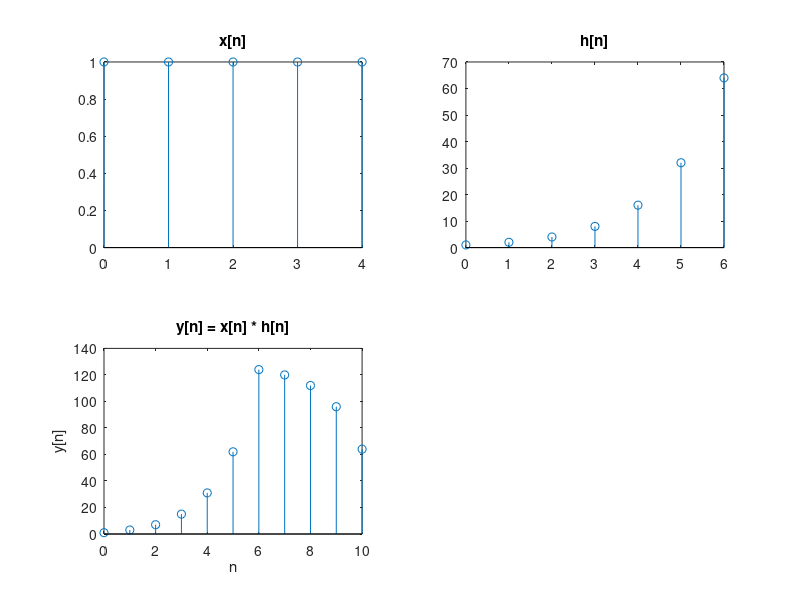

Write MATLAB code to recreate this figure.
n1 = 0:4;
x = ones(1, length(n1));
n2 = 0:6;
h = 2.^n2;

y = conv(x, h);
n = min(n1) + min(n2) : max(n1) + max(n2);

subplot(2,2,1);
stem(n1, x);
title('x[n]')

subplot(2,2,2);
stem(n2, h);
title('h[n]')

subplot(2,2,3);
stem(n, y);
title('y[n] = x[n] * h[n]')
xlabel('n')
ylabel('y[n]')
